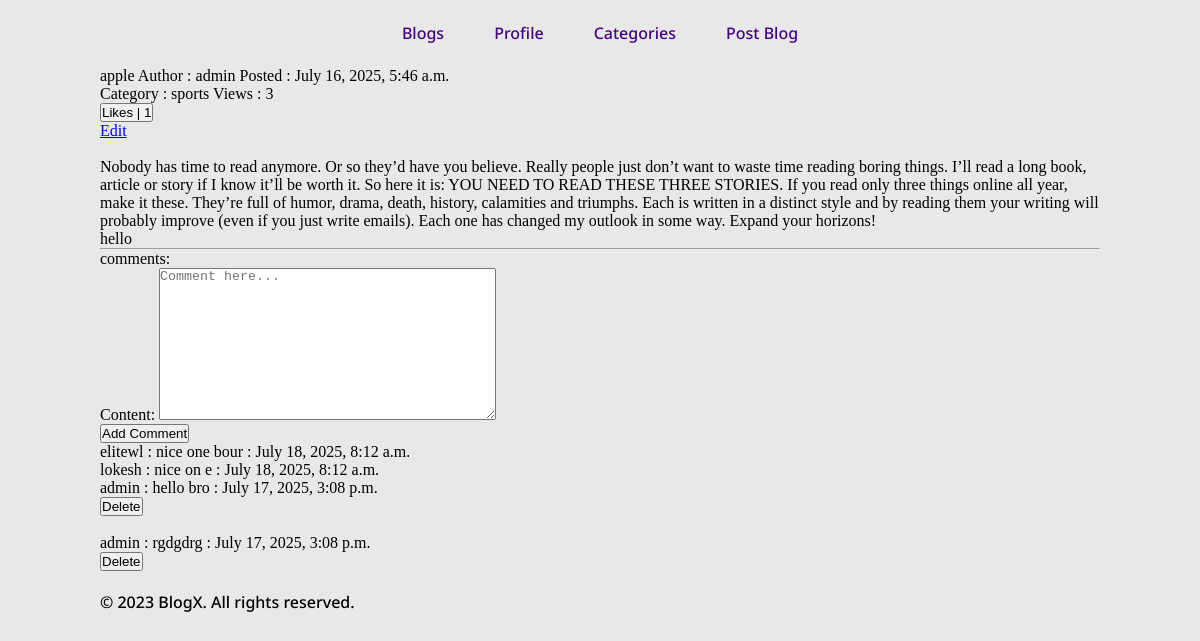
/blog/4/ (signed in), run on the app's committed database.
### blog/models.py (models this page shows, shortened)
class BlogPost(models.Model):
    CATEGORY_CHOICES = [
        ('technology', 'Technology'),
        ('sports', 'Sports'),
        ('health', 'Health'),
        ('travel', 'Travel'),
        ('food', 'Food'),
        ('entertainment', 'Entertainment'),
        ('education', 'Education'),
        ('business', 'Business'),
        ('lifestyle', 'Lifestyle'),
        ('news', 'News'),
        ('gaming', 'Gaming'),
        ('other', 'Other'),
    ]
    title = models.CharField(max_length=200)
    content = models.TextField()
    author = models.ForeignKey(User, on_delete=models.CASCADE)
    created_at = models.DateTimeField(auto_now_add=True)
    views = models.ManyToManyField(User, related_name='views', blank=True)
    likes = models.ManyToManyField(User, related_name='liked_posts', blank=True)
    tags = models.CharField(max_length=100, blank=True, null=True)
    category = models.CharField(max_length=100, blank=True,  choices= CATEGORY_CHOICES)
    @property
    def like_count(self):
        return self.likes.count()
    @property
    def view_count(self):
        return self.views.count()
    class Meta:
        ordering = ['-created_at']
        verbose_name = 'Blog Post'
        verbose_name_plural = 'Blog Posts'

class Comment(models.Model):
    post = models.ForeignKey(BlogPost, on_delete=models.CASCADE, related_name='comments')
    commentor = models.ForeignKey(User, on_delete=models.CASCADE)
    content = models.TextField()
    created_at = models.DateTimeField(auto_now_add=True)
    class Meta:
        ordering = ['-created_at']
        verbose_name = 'Comment'
        verbose_name_plural = 'Comments'

### blog/views.py (the view)
# urls.py: path("<int:id>/",views.blog_details,name = "blog_details"),
def blog_details(request,id):
    blog = BlogPost.objects.get(id = id)
    comments = blog.comments.all()
    if request.user.is_authenticated:
        blog.views.add(request.user)
    else:
        return redirect("members:login")
    if request.method == "POST":
        if "like_this" in request.POST:
            if request.user not in blog.likes.all():
                blog.likes.add(request.user)
            else:
                blog.likes.remove(request.user)
            return redirect("blog:blog_details", id=blog.id)
        if "delete_comment" in request.POST:
            comment_id = request.POST.get("delete_comment")
            try:
                comment = comments.get(id=comment_id)
                if request.user == comment.commentor:
                    comment.delete()
            except:
                pass
            return redirect("blog:blog_details", id=blog.id)
        form = CommentForm(request.POST)
        if form.is_valid():
            comment = form.save(commit=False)
            comment.post = blog
            comment.commentor = request.user
            comment.save()
            return redirect("blog:blog_details", id=blog.id)
    else:
        form = CommentForm()
    context = {
        "blog": blog,
        "comment_form": form,
        "comments": comments,
    }
    return render(request,"blog_details.html",context)

### blog/forms.py
class CommentForm(forms.ModelForm):
    class Meta:
        model = Comment
        fields = ['content']
        widgets = {
            'content': forms.Textarea(attrs={'placeholder': 'Comment here...'}),
        }

### blog/templates/blog_details.html (shortened to what this page needs)
{% extends "base.html" %}
{% block content %}
{{blog.title}}
Author : {{blog.author}}
Posted : {{blog.created_at}}
<br>
Category : {{blog.category}}
Views : {{blog.view_count}}
<form action="" method="post">
        <button name = "like_this" type="submit">Likes | {{blog.like_count}}</button>
</form>
{% if user == blog.author %}
<a href="{% url 'blog:edit_blog' blog.id %}">Edit</a>
{% endif %}
<br>
<br>
{{blog.content}}
<br>
{{blog.tags}}
<hr>
comments:
<form action="" method="post">
    {{ comment_form.as_p }}
    <button type="submit">Add Comment</button>
</form>
{% for comment in comments%}
    {{comment.commentor}} : {{comment.content}} : {{comment.created_at}}
    {% if user == comment.commentor %}
        <form action="" method ="post">
            <button type="submit" name="delete_comment" value="{{ comment.id }}">Delete</button>
        </form>
    {% endif %}
    <br>
{%endfor%}
{% endblock %}

### static/css/style.css (style rules this page uses)
* { margin: 0px; padding: 0px; box-sizing: border-box; }
html { overflow-x: hidden; scroll-behavior: smooth; background-color: #e8e8e8; }
body { margin-left: 100px; margin-right: 100px; }
:root { --font-family: "Noto Sans", sans-serif; --font-optical-sizing: auto; --h1-f: 30px; --h1-l: 54px; --font-weight: 600; --font-style: normal; }

### data on the page
BlogPost: title "apple", author "admin", created_at "July 16, 2025, 5:46 a.m.", category "sports", view_count "3", like_count "1", content "Nobody has time to read anymore. Or so they’d have you believe. Really people just don’t want to waste time reading boring things. I’ll read a long book, article or story if I know it’ll be worth it. So here it is: YOU NEED TO READ THESE THREE STORIES. If you read only three things online all year, make it these. They’re full of humor, drama, death, history, calamities and triumphs. Each is written in a distinct style and by reading them your writing will probably improve (even if you just write emails). Each one has changed my outlook in some way. Expand your horizons!", tags "hello"
Comment: commentor "elitewl", content "nice one bour", created_at "July 18, 2025, 8:12 a.m."
Comment: commentor "lokesh", content "nice on e", created_at "July 18, 2025, 8:12 a.m."
Comment: commentor "admin", content "hello bro", created_at "July 17, 2025, 3:08 p.m.", {{ comment.id }} 2 (drawn)
Comment: commentor "admin", content "rgdgdrg", created_at "July 17, 2025, 3:08 p.m.", {{ comment.id }} 1 (drawn)
